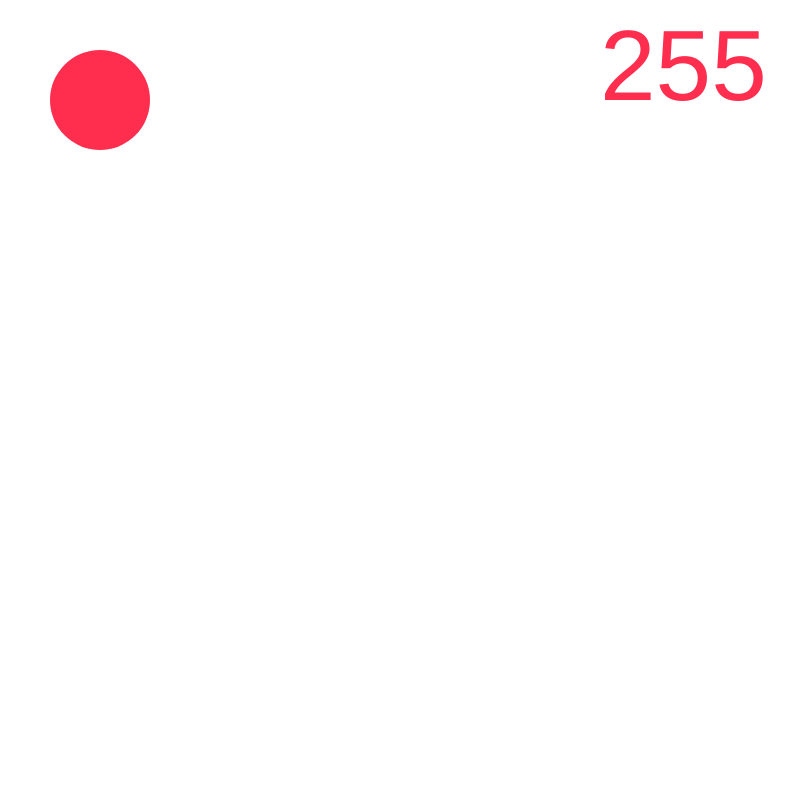
Frame 1 (no input)
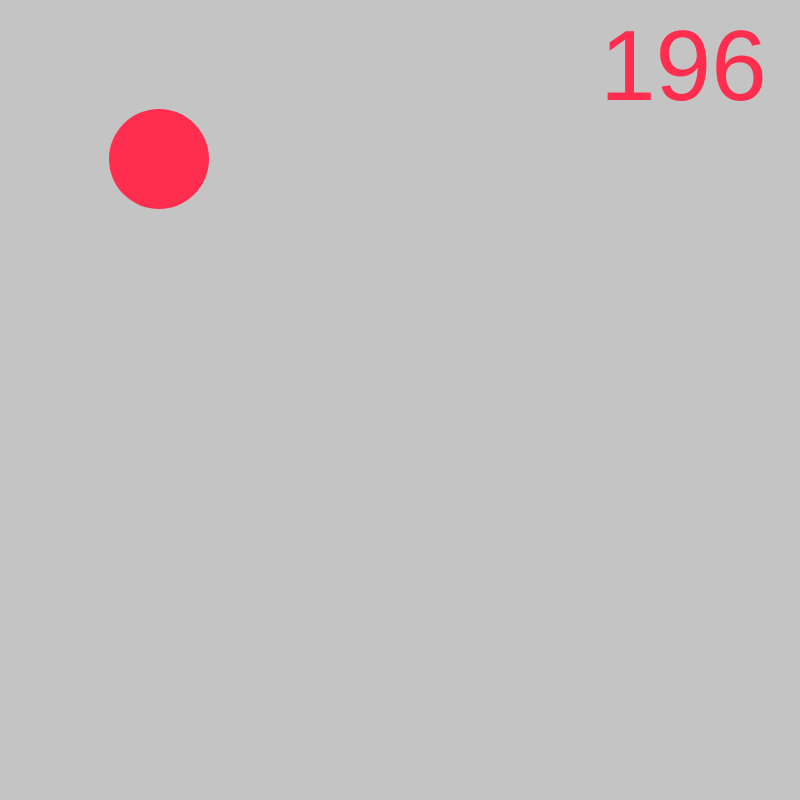
Frame 60 (no input)
Frame 120 (the mouse pressed at the canvas centre since frame 60): identical to frame 60, image omitted

The p5.js sketch that drew these frames (run headless with seeded random() and noise() and a simulated clock; from frame 60 on, the mouse is pressed at the canvas centre):

// p5.js sketch
// ── sketch.js


let circleX = 100;
let circleY = 100;
let bgColor = 255;
let xStep = 1;
let yStep = 1;
let xDirection = 1;
let yDirection = 1;

function setup() {
  createCanvas(800, 800);

}
function mousePressed(){
  circleX = 100;
  circleY = 100;
  bgColor = 255;
}

function draw() {

  background(bgColor);
  noStroke();
  fill(255,45,78);
  circle(circleX,circleY,100);
  circleX = circleX + xStep * xDirection;
  circleY = circleY + yStep * yDirection;

  textSize(100);
  text(bgColor, 600, 100);
  if(bgColor > 0){
    bgColor = bgColor - 1;
  }
  else {
    bgColor = 255;
  }
  if(circleX > 800){
    xDirection = -1;
  }else if(circleX < 0){
    xDirection = 1;
  }
  if(circleY > 800){
    yDirection = -1;
  }else if(circleY < 0){
    yDirection = 1;
  }
}
